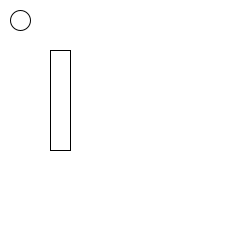
Frame 1 (no input)
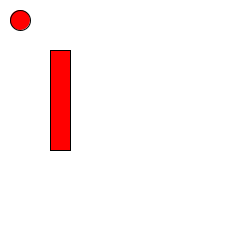
Frame 60 (the mouse pressed at the canvas centre just before this capture)
Frame 120 (the mouse held since frame 60 and released just before this capture): identical to frame 60, image omitted

The Processing sketch that drew these frames (run headless with seeded random() and noise(); from frame 60 on, the mouse is pressed at the canvas centre):

// Processing sketch: processing_106721
// ── processing_106721.pde

int x = 20;
int y = 20;

int dx = 0;
int dy = 0;

void setup() {  //setup function called initially, only once
  size(250, 250);
  }

void draw() {  //draw function loops 
  
  background (255,255,255,255);
  ellipse(x,y,20,20);
 
 
 rect (50,50,20,100);
 
     if (x > 50&& x < 100);
     dx= 0;
     dy= 0;
     
    if (keyPressed) {
    fill(0,255,0);
    
        if (key == 'd'|| key == 'D') { 
        dx = 3;
        dy= 0;
        }
        
        else if (key == 'a') {
        dx= -3;
        dy = 0;
        }
    }
    else if (key == 'w') {
    dy= -3 ;
    dx = 0;
    }
      else if (key == 's') {
    dy= 3 ;
    dx = 0;
    }
    else {
        fill(255,0,0);
  }
  
  x= x+ dx;
  y= y +dy;
  }
